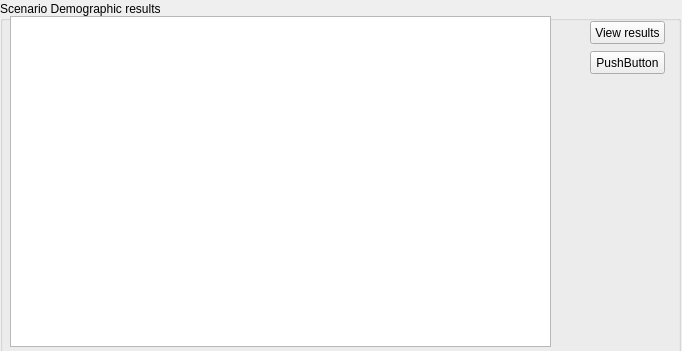
      <widget class="QWidget" name="page_4">
       <property name="geometry">
        <rect>
         <x>0</x>
         <y>0</y>
         <width>682</width>
         <height>351</height>
        </rect>
       </property>
       <attribute name="label">
        <string>Step 4 - Review the Scenario results</string>
       </attribute>
       <widget class="QGroupBox" name="groupBox_33">
        <property name="geometry">
         <rect>
          <x>0</x>
          <y>1</y>
          <width>681</width>
          <height>352</height>
         </rect>
        </property>
        <property name="sizePolicy">
         <sizepolicy hsizetype="Preferred" vsizetype="Fixed">
          <horstretch>0</horstretch>
          <verstretch>0</verstretch>
         </sizepolicy>
        </property>
        <property name="minimumSize">
         <size>
          <width>0</width>
          <height>352</height>
         </size>
        </property>
        <property name="title">
         <string>Scenario Demographic results</string>
        </property>
        <widget class="QPushButton" name="pushButton_2">
         <property name="geometry">
          <rect>
           <x>590</x>
           <y>20</y>
           <width>75</width>
           <height>23</height>
          </rect>
         </property>
         <property name="text">
          <string>View results</string>
         </property>
        </widget>
        <widget class="QPushButton" name="pushButton_3">
         <property name="geometry">
          <rect>
           <x>590</x>
           <y>50</y>
           <width>75</width>
           <height>23</height>
          </rect>
         </property>
         <property name="text">
          <string>PushButton</string>
         </property>
        </widget>
        <widget class="QTextBrowser" name="textBrowser_4">
         <property name="geometry">
          <rect>
           <x>10</x>
           <y>15</y>
           <width>541</width>
           <height>331</height>
          </rect>
         </property>
         <property name="html">
          <string>&lt;!DOCTYPE HTML PUBLIC &quot;-//W3C//DTD HTML 4.0//EN&quot; &quot;http://www.w3.org/TR/REC-html40/strict.dtd&quot;&gt;
&lt;html&gt;&lt;head&gt;&lt;meta name=&quot;qrichtext&quot; content=&quot;1&quot; /&gt;&lt;style type=&quot;text/css&quot;&gt;
p, li { white-space: pre-wrap; }
&lt;/style&gt;&lt;/head&gt;&lt;body style=&quot; font-family:'MS Shell Dlg 2'; font-size:8.25pt; font-weight:400; font-style:normal;&quot;&gt;
&lt;p style=&quot;-qt-paragraph-type:empty; margin-top:0px; margin-bottom:0px; margin-left:0px; margin-right:0px; -qt-block-indent:0; text-indent:0px; font-size:8pt;&quot;&gt;&lt;br /&gt;&lt;/p&gt;&lt;/body&gt;&lt;/html&gt;</string>
         </property>
        </widget>
       </widget>
      </widget>
